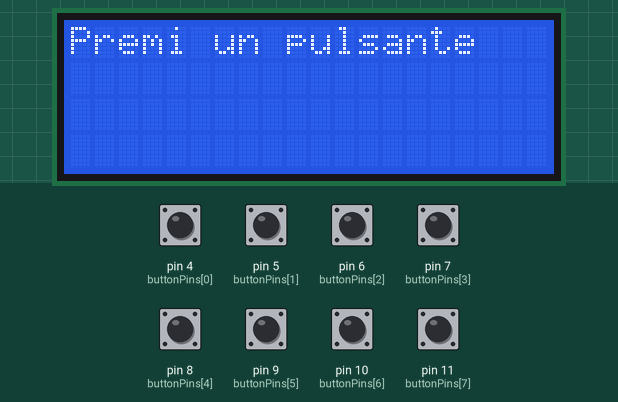
This sketch was run on a simulated Arduino Uno, built with avr-gcc and run on an emulated ATmega328P. On the bench: 20×4 character LCD. The inputs (shaded band) are chosen by the test bench; at power-on: pin 4 (buttonPins[0]), pin 5 (buttonPins[1]), pin 6 (buttonPins[2]), pin 7 (buttonPins[3]), pin 8 (buttonPins[4]), pin 9 (buttonPins[5]), pin 10 (buttonPins[6]), pin 11 (buttonPins[7]) LOW.

Above: at 1.2 s.
1.3 s: pin 4 (buttonPins[0]) pulled HIGH for 0.15 s
At 1.6 s:
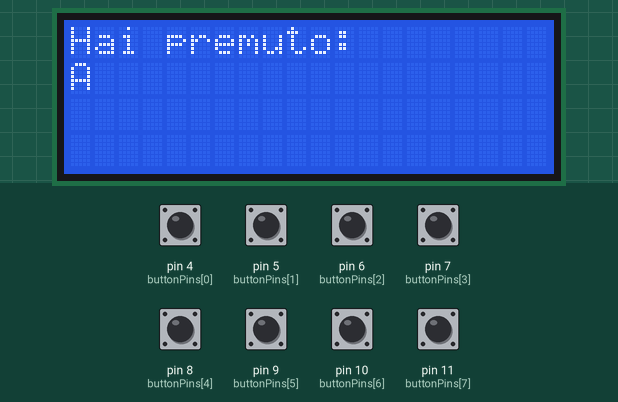
2.9 s: pin 5 (buttonPins[1]) pulled HIGH for 0.15 s
4.5 s: pin 6 (buttonPins[2]) pulled HIGH for 0.15 s
6.1 s: pin 7 (buttonPins[3]) pulled HIGH for 0.15 s
7.7 s: pin 8 (buttonPins[4]) pulled HIGH for 0.15 s
9.3 s: pin 9 (buttonPins[5]) pulled HIGH for 0.15 s
Timing chart, 0 to 11.9 s (numbered marks = the images above; inputs shaded):
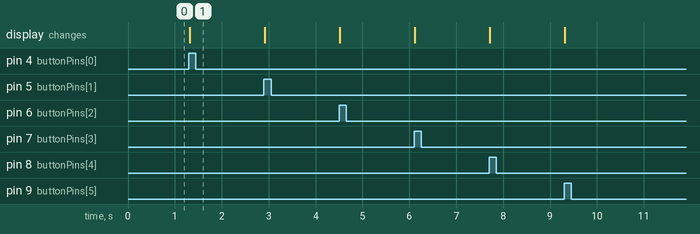

The sketch:

introduce-debounce.ino
```cpp
#include <Wire.h>
#include <LiquidCrystal_I2C.h>

LiquidCrystal_I2C lcd(0x27, 20, 4); // Indirizzo I2C del display LCD 20x4

const int buttonPins[] = {4, 5, 6, 7,8,9,10,11}; // Array dei pin dei pulsanti
const char lettere[] = {'A', 'B', 'C', 'D', 'E','F','G','H','I'}; // Array delle lettere corrispondenti ai pulsanti
const int numButtons = sizeof(buttonPins) / sizeof(buttonPins[0]);

void setup() {
  lcd.init();                      // Inizializza il display LCD
  lcd.backlight();                 // Accendi la retroilluminazione del display
  lcd.setCursor(0, 0);
  lcd.print("Premi un pulsante");
}

void loop() {
  // Controlla se uno dei pulsanti è stato premuto
  for (int i = 0; i < numButtons; ++i) {
    if (digitalRead(buttonPins[i]) == HIGH) {
      lcd.clear();
      lcd.setCursor(0, 0);
      lcd.print("Hai premuto:");
      lcd.setCursor(0, 1);
      lcd.print(lettere[i]);
      delay(10); // Aggiungi un ritardo per evitare il rimbalzo dei pulsanti
    }
  }
}
```

Measured:
- after the input at 1.3 s, the display: changes at once (image 1)
